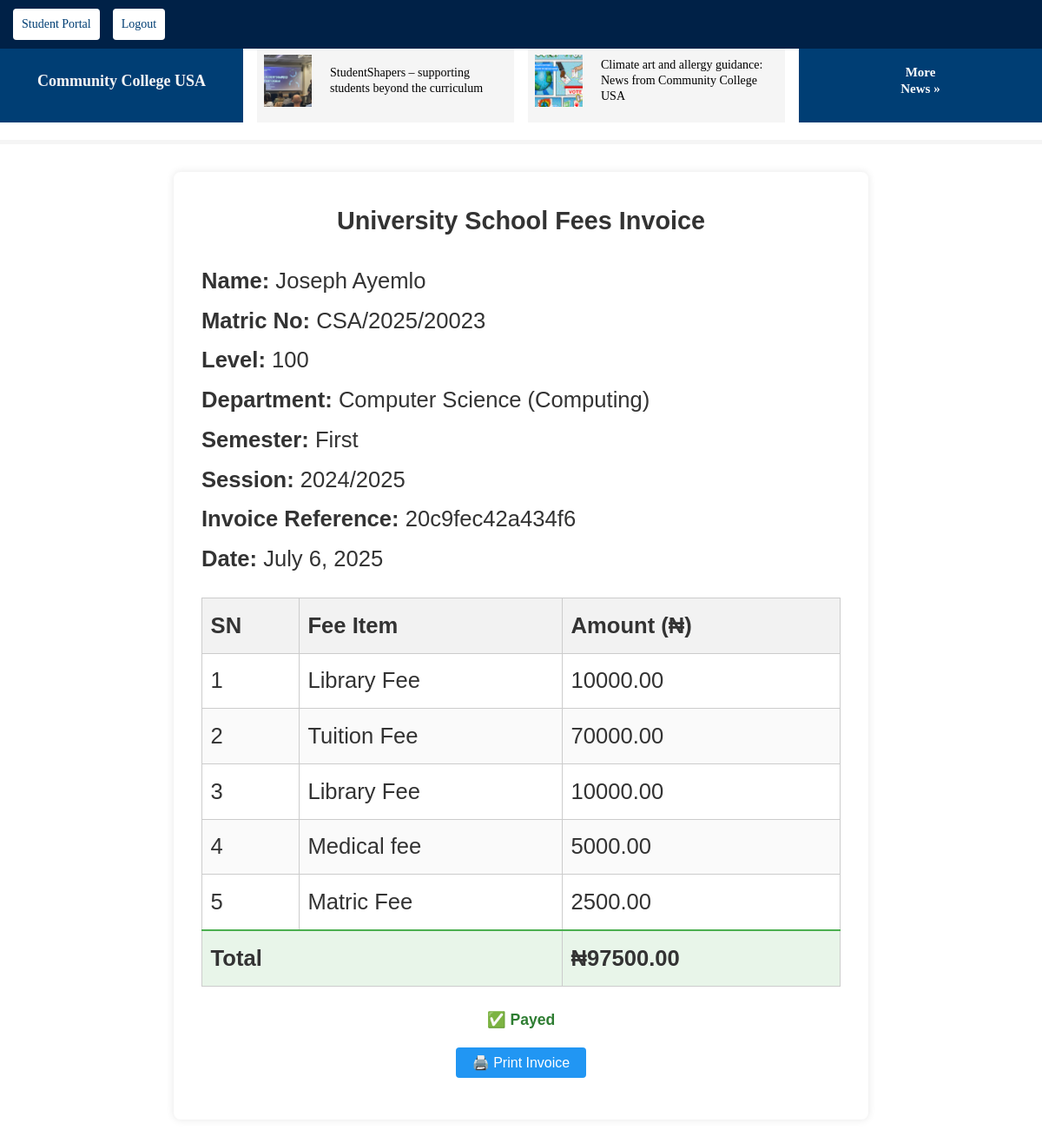
/studentportal/student_invoice_details/9/ (signed in), run on the app's committed database.
### core/models/users.py (models this page shows, shortened)
class Student(models.Model):
    admin = models.OneToOneField(settings.AUTH_USER_MODEL, on_delete=models.CASCADE, related_name='student')
    matric_no = models.CharField(max_length=20, unique=True, blank=False, null=False)
    course_of_study = models.ForeignKey('core.CourseOfStudy', on_delete=models.SET_NULL, null=True)
    level = models.CharField(max_length=3, choices=LevelChoices.choices)
    date_of_admission = models.DateTimeField(auto_now_add=True)

class CustomUser(AbstractUser):
    USER_TYPE = ((1, "Management"), (2, "AcademicStaff"),(3, "NonAcademicStaff"), (4, "Student"),  (5, "AspirantStudent"))
    GENDER = [("M", "Male"), ("F", "Female")]
    username = None  # Removed username, using email instead
    email = models.EmailField(unique=True)
    user_type = models.CharField(default=30, choices=USER_TYPE, max_length=1)
    gender = models.CharField(max_length=20, choices=GENDER)
    address = models.TextField()
    created_at = models.DateTimeField(auto_now_add=True)
    updated_at = models.DateTimeField(auto_now=True)
    USERNAME_FIELD = "email"
    REQUIRED_FIELDS = []
    objects = CustomUserManager()

### core/models/school_fees_payment.py (models this page shows)
class StudentSchoolFee(models.Model):
    student = models.ForeignKey('core.Student', on_delete=models.CASCADE)
    department = models.ForeignKey('core.Department', on_delete=models.CASCADE)
    level = models.CharField(max_length=30)
    academic_calendar = models.ForeignKey('core.AcademicCalendar', on_delete=models.CASCADE)
    total_amount = models.DecimalField(max_digits=10, decimal_places=2)
    is_paid = models.BooleanField(default=False)
    reference = models.CharField(max_length=20, default=generate_reference, unique=True)
    status = models.CharField(
        max_length=20,
        choices=[('pending', 'Pending'), ('success', 'Success'), ('failed', 'Failed')],
        default='pending'
    )
    last_payment_attempt = models.DateTimeField(null=True, blank=True)
    generated_at = models.DateTimeField(auto_now_add=True)

class SchoolFeeItem(models.Model):
    student_fee = models.ForeignKey('StudentSchoolFee', on_delete=models.CASCADE, related_name='items')
    name = models.CharField(max_length=100)
    amount = models.DecimalField(max_digits=10, decimal_places=2)

### core/models/shared.py (models this page shows, shortened)
class CourseOfStudy(models.Model):
    name = models.CharField(max_length=100)
    department = models.ForeignKey(Department, on_delete=models.CASCADE, related_name='courses_of_study')
    duration_years = models.PositiveIntegerField(default=4)
    class Meta:
        unique_together = ('name', 'department')

class Department(models.Model):
    name = models.CharField(max_length=100)
    faculty = models.ForeignKey(Faculty, on_delete=models.CASCADE, related_name='departments')
    class Meta:
        unique_together = ('name', 'faculty')  # name must be unique within a faculty
    def __str__(self):
        return f"{self.name} ({self.faculty.name})"

class Faculty(models.Model):
    name = models.CharField(max_length=100, unique=True)

class AcademicCalendar(models.Model):
    session = models.CharField(max_length=20)  # e.g., '2024/2025'
    semester = models.CharField(max_length=30, choices=SemesterChoices.choices)
    is_current = models.BooleanField(default=False)

### studentportal/customviews/school_fees_payment_views.py (the view)
# urls.py: path('student_invoice_details/<int:invoice_id>/', student_invoice_details, name='student_invoice_details'),
def student_invoice_details(request, invoice_id):
    student = request.user.student
    invoice = get_object_or_404(StudentSchoolFee, id=invoice_id, student=student)
    context = {
        'invoice': invoice,
        'student': student,
        'items': invoice.items.all()  # List of SchoolFeeItem objects
    }
    return render(request, 'studentportal/partials/schoolfeespayment/student_invoice_details.html', context)

### templates/studentportal/partials/schoolfeespayment/student_invoice_details.html (shortened to what this page needs)
{% extends 'base.html' %}
{% load static %}
{% block content %}
<div id="print-area" class="invoice_container">
  <h2 class="invoice_title">University School Fees Invoice</h2>
  <div class="invoice_meta">
    <p><strong>Name:</strong> {{ student.admin.first_name }} {{ student.admin.last_name }}</p>
    <p><strong>Matric No:</strong> {{ student.matric_no }}</p>
    <p><strong>Level:</strong> {{ invoice.level }}</p>
    <p><strong>Department:</strong> {{ student.course_of_study.department }}</p>
    <p><strong>Semester:</strong> {{ invoice.academic_calendar.semester }}</p>
    <p><strong>Session:</strong> {{ invoice.academic_calendar.session }}</p>
    <p><strong>Invoice Reference:</strong> {{ invoice.reference }}</p>
    <p><strong>Date:</strong> {{ invoice.generated_at|date:"F j, Y" }}</p>
  </div>
  <table class="invoice_table">
    <thead class="invoice_table_head">
      <tr class="invoice_table_row invoice_table_head_row">
        <th class="invoice_table_header">SN</th>
        <th class="invoice_table_header">Fee Item</th>
        <th class="invoice_table_header">Amount (₦)</th>
      </tr>
    </thead>
    <tbody class="invoice_table_body">
      {% for item in items %}
      <tr class="invoice_table_row">
        <td class="invoice_table_cell">{{ forloop.counter }}</td>
        <td class="invoice_table_cell">{{ item.name }}</td>
        <td class="invoice_table_cell">{{ item.amount }}</td>
      </tr>
      {% endfor %}
      <tr class="invoice_table_row invoice_total">
        <td colspan="2" class="invoice_table_cell"><strong>Total</strong></td>
        <td class="invoice_table_cell"><strong>₦{{ invoice.total_amount }}</strong></td>
      </tr>
    </tbody>
  </table>
  {% if not invoice.is_paid %}
  <form method="post" action="{% url 'student_pay_school_fee' invoice.id %}">
    {% csrf_token %}
    <button type="submit" class="pay_button">Confirm and Pay</button>
  </form>
  {% else %}
  <p class="paid_label">✅ Payed</p>
  {% endif %}
  <button onclick="window.print()" class="print_button">🖨️ Print Invoice</button>
</div>
 {% endblock content%}

### static/css/main.css (style rules this page uses)
* { margin: 0; padding: 0; box-sizing: border-box; }
body { font-family: "Lato" sans-serif; font-weight: 400; font-size: 1.6rem; line-height: 1.7; }
.invoice_container { max-width: 800px; margin: 2rem auto; padding: 2rem; background-color: #ffffff; box-shadow: 0 0 10px rgba(0, 0, 0, 0.1); font-family: sans-serif; border-radius: 8px; color: #333; }
.invoice_title { text-align: center; font-size: 1.8rem; margin-bottom: 1.5rem; }
.invoice_meta { margin-bottom: 1.5rem; line-height: 1.6; }
.invoice_meta p { margin: 0.3rem 0; }
.invoice_table { width: 100%; border-collapse: collapse; margin-top: 1rem; }
.invoice_table_head_row { background-color: #f2f2f2; }
.invoice_table_header { font-weight: bold; padding: 0.6rem; border: 1px solid #ccc; text-align: left; }
.invoice_table_cell { padding: 0.6rem; border: 1px solid #ccc; text-align: left; }
.invoice_table_row:nth-child(even) { background-color: #fafafa; }
.invoice_table .invoice_total { background-color: #e8f5e9; font-weight: bold; }
.invoice_table .invoice_total td { border-top: 2px solid #4caf50; }
.paid_label { text-align: center; font-size: 1.1rem; color: #2e7d32; font-weight: bold; margin-top: 1.5rem; }
.print_button { display: block; margin: 1rem auto; padding: 0.5rem 1.2rem; background-color: #2196f3; color: white; border: none; font-size: 1rem; border-radius: 4px; cursor: pointer; }

### data on the page
Student: admin.first_name "Joseph", admin.last_name "Ayemlo", matric_no "CSA/2025/20023", course_of_study.department "Computer Science (Computing)"
StudentSchoolFee: level "100", academic_calendar.semester "First", academic_calendar.session "2024/2025", reference "20c9fec42a434f6", generated_at "July 6, 2025", total_amount "97500.00"
SchoolFeeItem: name "Library Fee", amount "10000.00"
SchoolFeeItem: name "Tuition Fee", amount "70000.00"
SchoolFeeItem: name "Library Fee", amount "10000.00"
SchoolFeeItem: name "Medical fee", amount "5000.00"
SchoolFeeItem: name "Matric Fee", amount "2500.00"
